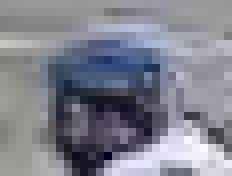
#> input picture test/cnn_test/helmet/Screenshot from 2026-02-08 13-52-35.png, 29 x 22 px (shown 8 times larger)
$ python -i feature_classifier.py   (imports and definitions only)   (older library calls are emulated)
#> lines starting #> are read from the running program, lines starting #| are printed output that depends on the picture
"""
⚠️  DEPRECATED — Bu modül artık kullanılmıyor.

Feature-based classifier (XGBoost) kaldırıldı. Inference ve eğitimde
sadece CNN (HelmetClassifierNet) kullanılıyor.
Bkz: src/models/cnn_classifier.py
"""

import warnings
# [5 lines not run here, left out]

import cv2
import numpy as np
import pandas as pd
from pathlib import Path
import joblib
from sklearn.ensemble import RandomForestClassifier
from sklearn.metrics import classification_report, confusion_matrix, accuracy_score
from xgboost import XGBClassifier
import matplotlib.pyplot as plt
import seaborn as sns

class FeatureExtractor:
    """
    Görüntüden parlaklık, keskinlik ve doygunluk özelliklerini çıkarır.
    """
    @staticmethod
    def extract_features(image_path):
        """
        Tek bir görüntüden özellikleri çıkarır.
        """
        img = cv2.imread(str(image_path))
#> img is the input picture: shape (22, 29, 3); mean B, G, R 142.6, 130, 128.6
        if img is None:
            return None

        img_rgb = cv2.cvtColor(img, cv2.COLOR_BGR2RGB)
        img_gray = cv2.cvtColor(img, cv2.COLOR_BGR2GRAY)
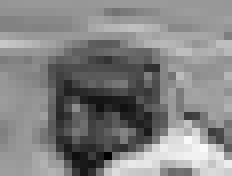
#> img_gray: shape (22, 29) (shown 8 times larger); min 3, max 250, mean 131
        img_hsv = cv2.cvtColor(img, cv2.COLOR_BGR2HSV)
#> img_hsv: shape (22, 29, 3); mean H, S, V 105.4, 36.6, 143.5

        brightness = img_gray.mean()
#> brightness = 131

        laplacian = cv2.Laplacian(img_gray, cv2.CV_64F)
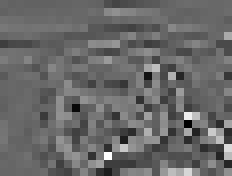
#> laplacian: shape (22, 29) float64 (shown 8 times larger); min -242, max 346, mean 0.1; drawn with min black and max white
        sharpness = laplacian.var()
#> sharpness = 3998.8

        saturation = img_hsv[:, :, 1].mean()
#> saturation = 36.6

        return {
            'brightness': brightness,
            'sharpness': sharpness,
            'saturation': saturation
        }

    # [23 lines left out: function extract_from_directory, not called in this run]

class FeatureBasedClassifier:
    """
    Parlaklık, keskinlik ve doygunluk özelliklerine dayalı classifier.
    """
    # [227 lines left out: functions __init__, prepare_data, train, evaluate, plot_confusion_matrix, plot_feature_importance and 4 more, not called in this run]

# [2 lines not run here, left out]

>>> result = FeatureExtractor().extract_features('../../test/cnn_test/helmet/Screenshot from 2026-02-08 13-52-35.png')
#> result = {'brightness': 131, 'sharpness': 3998.8, 'saturation': 36.6}
